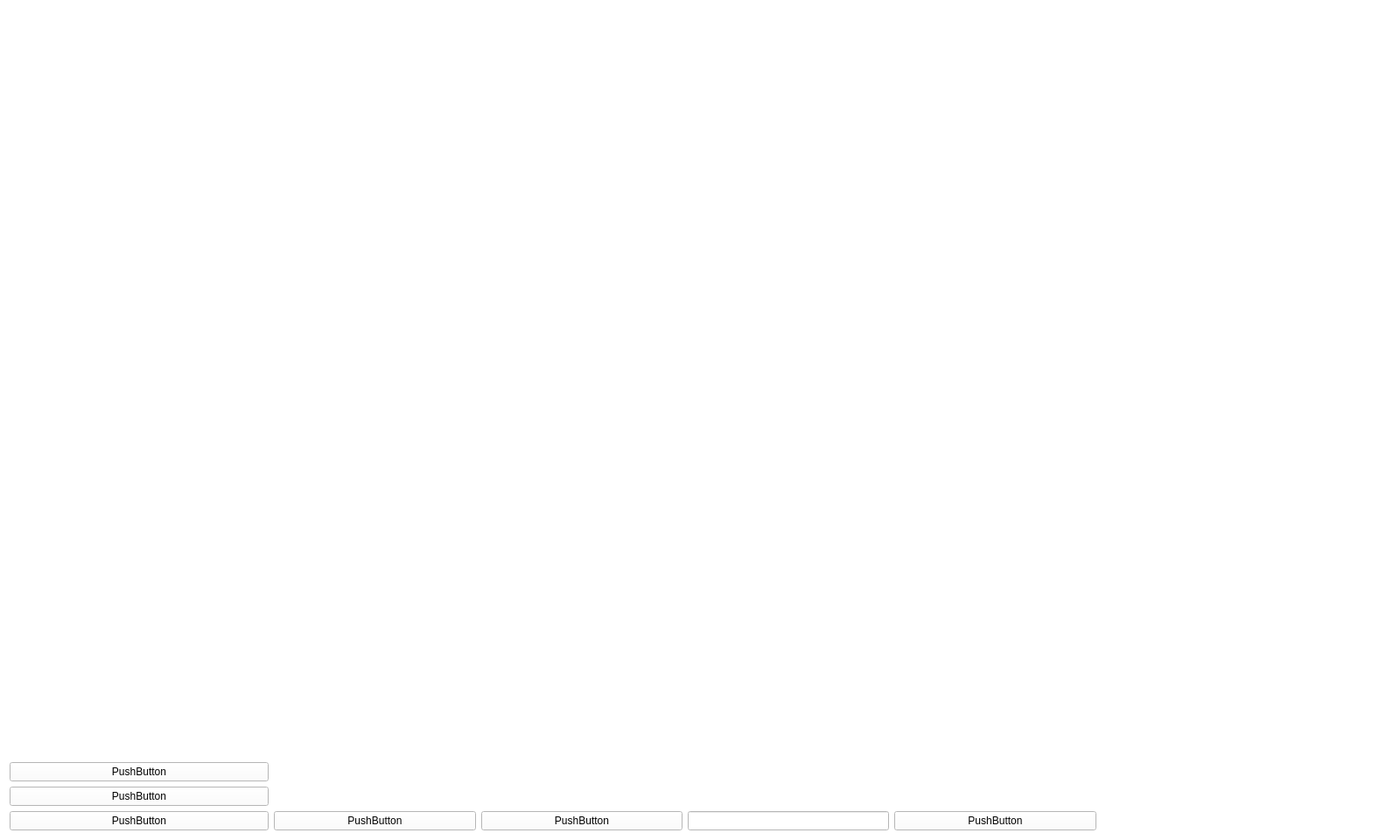
<?xml version="1.0" encoding="UTF-8"?>
<ui version="4.0">
 <class>IndicatorCameraFocusWidget</class>
 <widget class="QWidget" name="IndicatorCameraFocusWidget">
  <property name="geometry">
   <rect>
    <x>0</x>
    <y>0</y>
    <width>1600</width>
    <height>960</height>
   </rect>
  </property>
  <property name="windowTitle">
   <string>Form</string>
  </property>
  <property name="styleSheet">
   <string notr="true">background-color: rgb(255, 255, 255);</string>
  </property>
  <layout class="QGridLayout" name="gridLayout_2">
   <item row="0" column="0">
    <layout class="QGridLayout" name="gridLayout" rowstretch="487,87,87,87" columnstretch="9,7,7,7,7,9,0">
     <item row="0" column="0">
      <spacer name="verticalSpacer">
       <property name="orientation">
        <enum>Qt::Vertical</enum>
       </property>
       <property name="sizeHint" stdset="0">
        <size>
         <width>20</width>
         <height>40</height>
        </size>
       </property>
      </spacer>
     </item>
     <item row="3" column="3">
      <widget class="CustomLineEdit" name="focusLineEdit"/>
     </item>
     <item row="3" column="0">
      <widget class="CustomPushButton" name="autoTriggerPushButton">
       <property name="text">
        <string>PushButton</string>
       </property>
      </widget>
     </item>
     <item row="3" column="2">
      <widget class="CustomPushButton" name="forcusDownPushButton">
       <property name="text">
        <string>PushButton</string>
       </property>
      </widget>
     </item>
     <item row="1" column="0">
      <widget class="CustomPushButton" name="showHidePushButton">
       <property name="text">
        <string>PushButton</string>
       </property>
      </widget>
     </item>
     <item row="3" column="4">
      <widget class="CustomPushButton" name="forcusPlusPushButton">
       <property name="text">
        <string>PushButton</string>
       </property>
      </widget>
     </item>
     <item row="3" column="6">
      <spacer name="horizontalSpacer">
       <property name="orientation">
        <enum>Qt::Horizontal</enum>
       </property>
       <property name="sizeHint" stdset="0">
        <size>
         <width>40</width>
         <height>20</height>
        </size>
       </property>
      </spacer>
     </item>
     <item row="3" column="1">
      <widget class="CustomPushButton" name="onePushTriggerPushButton">
       <property name="text">
        <string>PushButton</string>
       </property>
      </widget>
     </item>
     <item row="2" column="0">
      <widget class="CustomPushButton" name="speedPushButton">
       <property name="text">
        <string>PushButton</string>
       </property>
      </widget>
     </item>
     <item row="3" column="5">
      <spacer name="horizontalSpacer_2">
       <property name="orientation">
        <enum>Qt::Horizontal</enum>
       </property>
       <property name="sizeHint" stdset="0">
        <size>
         <width>40</width>
         <height>20</height>
        </size>
       </property>
      </spacer>
     </item>
    </layout>
   </item>
  </layout>
 </widget>
 <customwidgets>
  <customwidget>
   <class>CustomPushButton</class>
   <extends>QPushButton</extends>
   <header>CustomPushButton.h</header>
  </customwidget>
  <customwidget>
   <class>CustomLineEdit</class>
   <extends>QLineEdit</extends>
   <header>CustomLineEdit.h</header>
  </customwidget>
 </customwidgets>
 <resources/>
 <connections/>
</ui>
